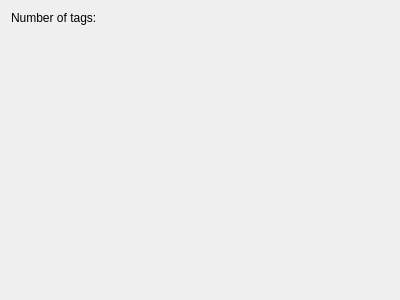
<?xml version="1.0" encoding="UTF-8"?>
<ui version="4.0">
 <class>TagMatcherToolWidget</class>
 <widget class="QWidget" name="TagMatcherToolWidget">
  <property name="geometry">
   <rect>
    <x>0</x>
    <y>0</y>
    <width>400</width>
    <height>300</height>
   </rect>
  </property>
  <property name="windowTitle">
   <string>Form</string>
  </property>
  <layout class="QFormLayout" name="formLayout">
   <item row="0" column="0">
    <widget class="QLabel" name="numTagsLabel">
     <property name="text">
      <string>Number of tags:</string>
     </property>
    </widget>
   </item>
   <item row="0" column="1">
    <widget class="QLabel" name="numTags">
     <property name="text">
      <string/>
     </property>
    </widget>
   </item>
  </layout>
 </widget>
 <resources/>
 <connections/>
</ui>
